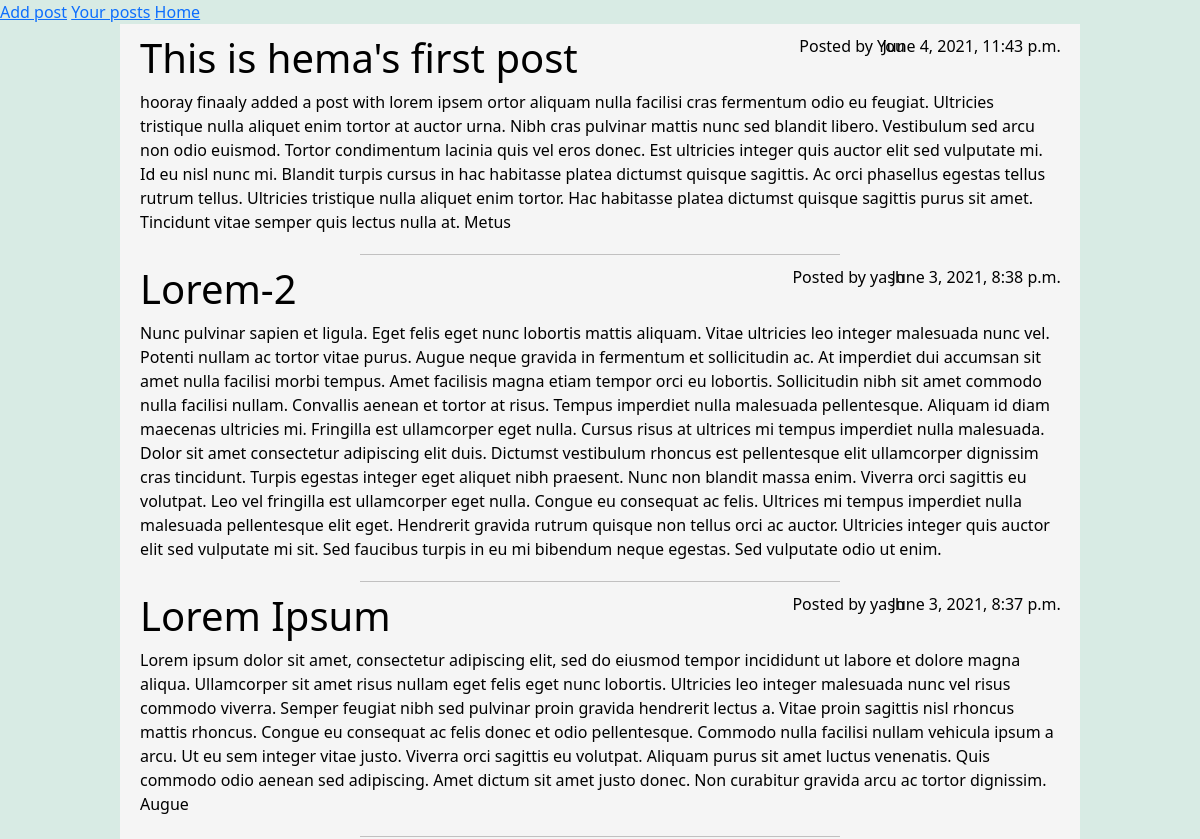
The app's page / (signed in, upper part), older data.
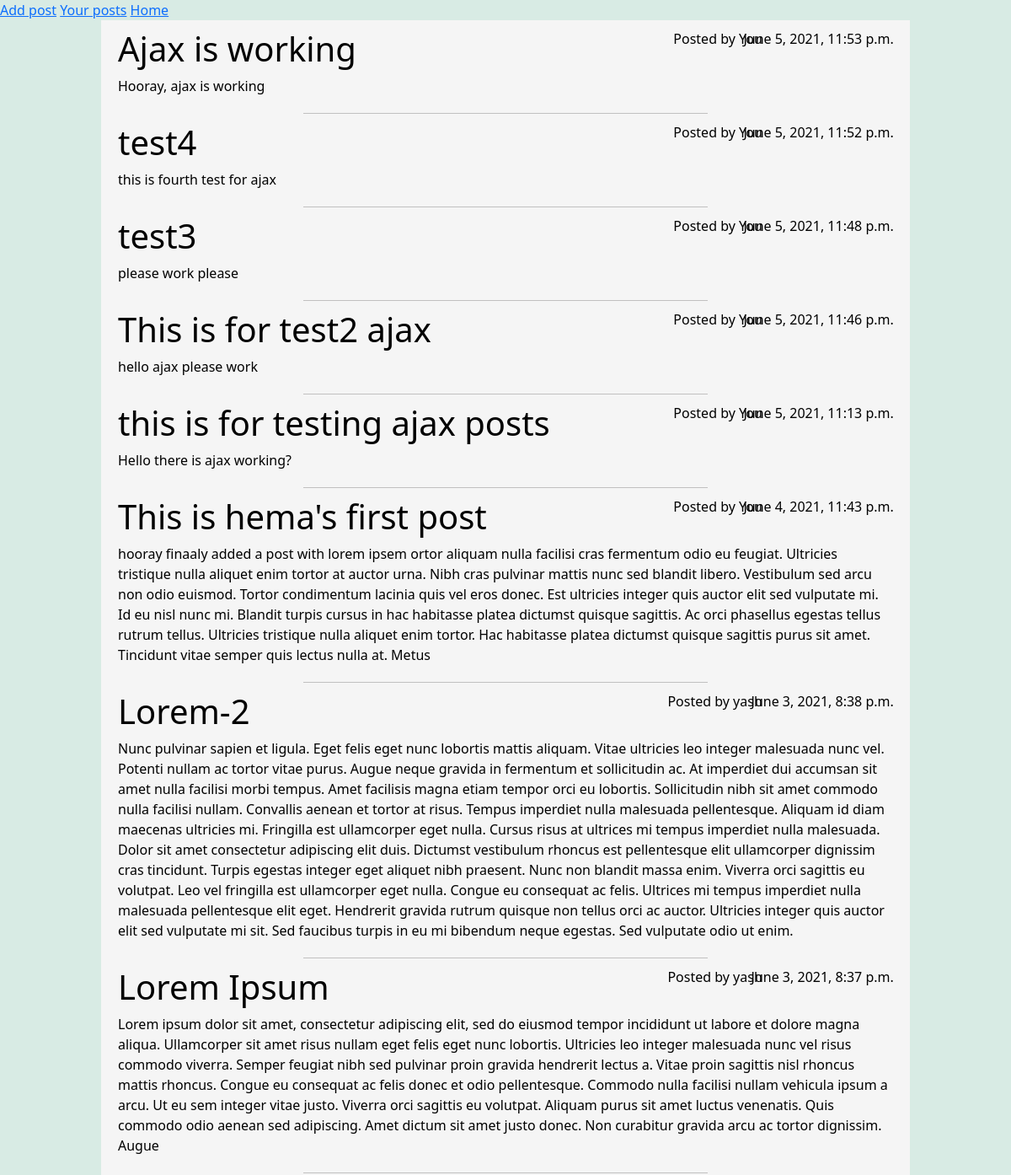
The same page, newer data.
### post/models.py (models this page shows, shortened)
class Post(models.Model):
    title = models.CharField(max_length = 100)
    content = models.TextField()
    date_posted = models.DateTimeField(default = timezone.now)
    author = models.ForeignKey(User, on_delete = models.CASCADE, related_name="posts")

### post/views.py (the view)
# urls.py: path("", views.index, name="index"),
@login_required(login_url="users:login")
def index(request):
    posts =  Post.objects.all().order_by("-date_posted")
    return render(request, "post/index.html", {
        "posts" : posts,
        "message": "No posts yet!. Be the first one to post!!",
        "index": True
    })

### post/templates/post/index.html (shortened to what this page needs)
{% extends "post/layout.html" %}
{% block body %}
    {% if index %}
        <a href="{% url 'post:add_post' %}">Add post</a>
        <a href="{% url 'post:my_posts' %}">Your posts</a>
        <a href="{% url 'users:index' %}">Home</a>
    {% else %}
        <a href="{% url 'post:index' %}">All Posts</a>
    {% endif %}
    <div class="post-container">
        {% for post in posts %}
            <a href="{% url 'post:view_post' post.id %}" class="post_link">
                <div class="post">
                    <h1 class="title"> {{ post.title }} </h1>
                    <div class="author"> Posted by
                        {% if request.user == post.author %}
                            You
                        {% else %}
                            {{ post.author.first_name}}
                        {% endif %}
                    </div>
                    <div class="date"> {{ post.date_posted }} </div>
                    <div class="content"> {{ post.content }} </div>
                </div>
            </a>
            <hr style="width:50%; margin: auto; color:rgb(37, 32, 32);">
        {% empty %}
            <div class="empty">
                <h1> {{message}}</h1>
                <a href="{% url 'post:add_post' %}">Add post</a>
            </div>
        {% endfor %}
    </div>
{% endblock %}

Row changes from the older to the newer data that the page shows:
added Post: title "Ajax is working", shows "You", date_posted "June 5, 2021, 11:53 p.m.", content "Hooray, ajax is working"
added Post: title "test4", shows "You", date_posted "June 5, 2021, 11:52 p.m.", content "this is fourth test for ajax"
added Post: title "test3", shows "You", date_posted "June 5, 2021, 11:48 p.m.", content "please work please"
added Post: title "This is for test2 ajax", shows "You", date_posted "June 5, 2021, 11:46 p.m.", content "hello ajax please work"
added Post: title "this is for testing ajax posts", shows "You", date_posted "June 5, 2021, 11:13 p.m.", content "Hello there is ajax working?"
